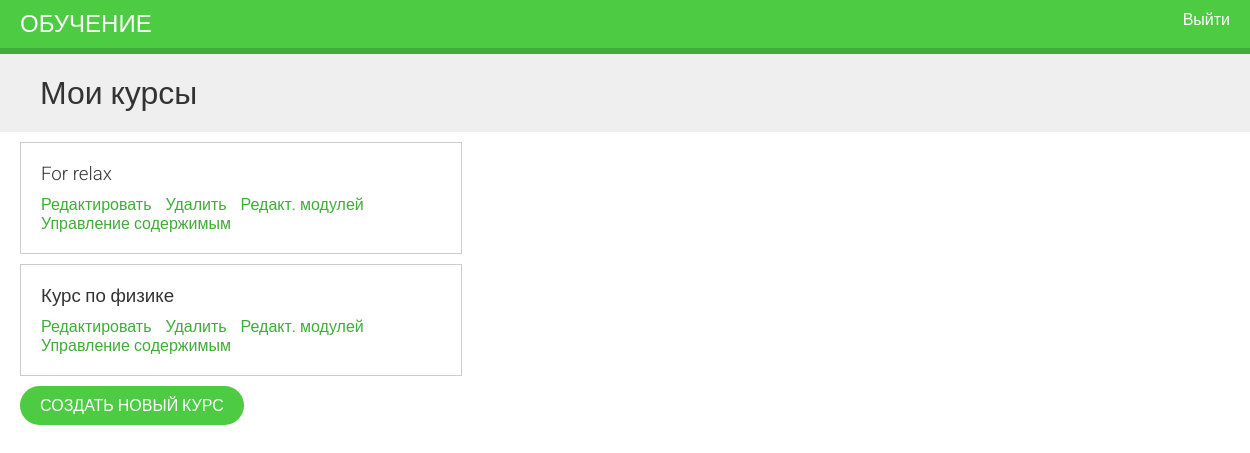
The page /course/mine/ (signed in) on the database its author committed.
### courses/models.py (models this page shows, shortened)
class Course(models.Model):
    owner = models.ForeignKey(User, related_name='courses_created',
                              on_delete=models.CASCADE, verbose_name='Преподаватель')
    subject = models.ForeignKey(Subject, related_name='courses',
                                on_delete=models.CASCADE, verbose_name='Предмет1')
    title = models.CharField(max_length=200, verbose_name='название курса')
    slug = models.SlugField(max_length=200, unique=True)
    overview = models.TextField(verbose_name='Описание')
    created = models.DateTimeField(auto_now_add=True)
    students = models.ManyToManyField(User, related_name='courses_joined', blank=True)
    class Meta:
        ordering = ['-created']

### courses/views.py (the view, shortened to what this page needs)
# urls.py: path('mine/', views.ManageCourseListView.as_view(), name='manage_course_list'),
class ManageCourseListView(ListView):
    model = Course
    template_name = 'courses/manage/course/list.html'

### courses/views.py (called while the page is built)
    def get_queryset(self):
        qs = super().get_queryset()
        return qs.filter(owner=self.request.user)

### courses/templates/courses/manage/course/list.html (shortened to what this page needs)
{% extends "base.html" %}
{% block content %}
<h1>Мои курсы</h1>
<div class="module">
    {% for course in object_list %}
        <div class="course-info">
            <h3>{{ course.title }}</h3>
            <p>
                <a href="{% url "course_edit" course.id %}">Редактировать</a>
                <a href="{% url "course_delete" course.id %}">Удалить</a>
                <a href="{% url "course_module_update" course.id %}">Редакт. модулей</a>
                {% if course.modules.count > 0 %}
                    <a href="{% url "module_content_list" course.modules.first.id %}">
                        Управление содержимым
                    </a>
                {% endif %}
            </p>
        </div>
    {% empty %}
        <p>Вы еще не создали ни одного курса.</p>
    {% endfor %}
    <p>
        <a href="{% url "course_create" %}" class="button">Создать новый курс</a>
    </p>
</div>
{% endblock %}

### courses/static/css/base.css (style rules this page uses)
body { margin:0; font-family:'Roboto', sans-serif; font-weight:400; color:#333; }
a { color:#3fad37; text-decoration:none; }
h1, h2, h3, h4, h5, h6 { font-family:'Roboto', sans-serif; font-weight:300; }
h1 { background:#efefef; width:100%; overflow:auto; padding:20px 0 20px 40px; margin:0; }
.module { padding:10px 20px; float:left; width:600px; }
.module h3 { margin:20px 0 0; padding:0; width:100%; }
.module p { margin:10px 0 20px; width:100%; float:left; }
input[type=submit], a.button { border-radius:60px; background:#4dcc43; color:#fff; font-size:16px; text-transform:uppercase; border:none; padding:10px 20px; margin:20px 0; }
.course-info { border:1px solid #ccc; padding:0 20px; margin-bottom:10px; width:400px; overflow:auto; }
.course-info a { margin-right:10px; }

### rows shown on the page
Course: title "For relax", shows "Управление содержимым"
Course: title "Курс по физике", shows "Управление содержимым"
